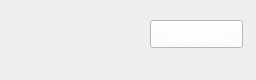
<?xml version="1.0" encoding="UTF-8"?>
<ui version="4.0">
 <class>arrangeitem</class>
 <widget class="QWidget" name="arrangeitem">
  <property name="geometry">
   <rect>
    <x>0</x>
    <y>0</y>
    <width>256</width>
    <height>80</height>
   </rect>
  </property>
  <property name="windowTitle">
   <string>Form</string>
  </property>
  <widget class="QLabel" name="daterangelabel">
   <property name="geometry">
    <rect>
     <x>20</x>
     <y>60</y>
     <width>221</width>
     <height>31</height>
    </rect>
   </property>
   <property name="palette">
    <palette>
     <active>
      <colorrole role="Text">
       <brush brushstyle="SolidPattern">
        <color alpha="255">
         <red>255</red>
         <green>255</green>
         <blue>255</blue>
        </color>
       </brush>
      </colorrole>
     </active>
     <inactive>
      <colorrole role="Text">
       <brush brushstyle="SolidPattern">
        <color alpha="255">
         <red>255</red>
         <green>255</green>
         <blue>255</blue>
        </color>
       </brush>
      </colorrole>
     </inactive>
     <disabled>
      <colorrole role="Text">
       <brush brushstyle="SolidPattern">
        <color alpha="255">
         <red>120</red>
         <green>120</green>
         <blue>120</blue>
        </color>
       </brush>
      </colorrole>
     </disabled>
    </palette>
   </property>
   <property name="font">
    <font>
     <family>方正姚体</family>
     <pointsize>10</pointsize>
    </font>
   </property>
   <property name="text">
    <string/>
   </property>
  </widget>
  <widget class="QLabel" name="roometypelabel">
   <property name="geometry">
    <rect>
     <x>20</x>
     <y>20</y>
     <width>81</width>
     <height>31</height>
    </rect>
   </property>
   <property name="palette">
    <palette>
     <active>
      <colorrole role="Text">
       <brush brushstyle="SolidPattern">
        <color alpha="255">
         <red>255</red>
         <green>255</green>
         <blue>255</blue>
        </color>
       </brush>
      </colorrole>
     </active>
     <inactive>
      <colorrole role="Text">
       <brush brushstyle="SolidPattern">
        <color alpha="255">
         <red>255</red>
         <green>255</green>
         <blue>255</blue>
        </color>
       </brush>
      </colorrole>
     </inactive>
     <disabled>
      <colorrole role="Text">
       <brush brushstyle="SolidPattern">
        <color alpha="255">
         <red>120</red>
         <green>120</green>
         <blue>120</blue>
        </color>
       </brush>
      </colorrole>
     </disabled>
    </palette>
   </property>
   <property name="font">
    <font>
     <family>方正姚体</family>
     <pointsize>12</pointsize>
    </font>
   </property>
   <property name="text">
    <string/>
   </property>
  </widget>
  <widget class="QLabel" name="roomnumlabel">
   <property name="geometry">
    <rect>
     <x>110</x>
     <y>20</y>
     <width>81</width>
     <height>31</height>
    </rect>
   </property>
   <property name="palette">
    <palette>
     <active>
      <colorrole role="Text">
       <brush brushstyle="SolidPattern">
        <color alpha="255">
         <red>255</red>
         <green>255</green>
         <blue>255</blue>
        </color>
       </brush>
      </colorrole>
     </active>
     <inactive>
      <colorrole role="Text">
       <brush brushstyle="SolidPattern">
        <color alpha="255">
         <red>255</red>
         <green>255</green>
         <blue>255</blue>
        </color>
       </brush>
      </colorrole>
     </inactive>
     <disabled>
      <colorrole role="Text">
       <brush brushstyle="SolidPattern">
        <color alpha="255">
         <red>120</red>
         <green>120</green>
         <blue>120</blue>
        </color>
       </brush>
      </colorrole>
     </disabled>
    </palette>
   </property>
   <property name="font">
    <font>
     <family>方正姚体</family>
     <pointsize>12</pointsize>
    </font>
   </property>
   <property name="text">
    <string/>
   </property>
  </widget>
  <widget class="QPushButton" name="pushButton">
   <property name="geometry">
    <rect>
     <x>150</x>
     <y>20</y>
     <width>93</width>
     <height>28</height>
    </rect>
   </property>
   <property name="palette">
    <palette>
     <active>
      <colorrole role="WindowText">
       <brush brushstyle="SolidPattern">
        <color alpha="255">
         <red>0</red>
         <green>0</green>
         <blue>0</blue>
        </color>
       </brush>
      </colorrole>
      <colorrole role="Button">
       <brush brushstyle="SolidPattern">
        <color alpha="255">
         <red>255</red>
         <green>255</green>
         <blue>255</blue>
        </color>
       </brush>
      </colorrole>
      <colorrole role="Light">
       <brush brushstyle="SolidPattern">
        <color alpha="255">
         <red>255</red>
         <green>255</green>
         <blue>255</blue>
        </color>
       </brush>
      </colorrole>
      <colorrole role="Midlight">
       <brush brushstyle="SolidPattern">
        <color alpha="255">
         <red>255</red>
         <green>255</green>
         <blue>255</blue>
        </color>
       </brush>
      </colorrole>
      <colorrole role="Dark">
       <brush brushstyle="SolidPattern">
        <color alpha="255">
         <red>127</red>
         <green>127</green>
         <blue>127</blue>
        </color>
       </brush>
      </colorrole>
      <colorrole role="Mid">
       <brush brushstyle="SolidPattern">
        <color alpha="255">
         <red>170</red>
         <green>170</green>
         <blue>170</blue>
        </color>
       </brush>
      </colorrole>
      <colorrole role="Text">
       <brush brushstyle="SolidPattern">
        <color alpha="255">
         <red>0</red>
         <green>0</green>
         <blue>0</blue>
        </color>
       </brush>
      </colorrole>
      <colorrole role="BrightText">
       <brush brushstyle="SolidPattern">
        <color alpha="255">
         <red>255</red>
         <green>255</green>
         <blue>255</blue>
        </color>
       </brush>
      </colorrole>
      <colorrole role="ButtonText">
       <brush brushstyle="SolidPattern">
        <color alpha="255">
         <red>255</red>
         <green>255</green>
         <blue>255</blue>
        </color>
       </brush>
      </colorrole>
      <colorrole role="Base">
       <brush brushstyle="SolidPattern">
        <color alpha="255">
         <red>255</red>
         <green>255</green>
         <blue>255</blue>
        </color>
       </brush>
      </colorrole>
      <colorrole role="Window">
       <brush brushstyle="SolidPattern">
        <color alpha="255">
         <red>255</red>
         <green>255</green>
         <blue>255</blue>
        </color>
       </brush>
      </colorrole>
      <colorrole role="Shadow">
       <brush brushstyle="SolidPattern">
        <color alpha="255">
         <red>0</red>
         <green>0</green>
         <blue>0</blue>
        </color>
       </brush>
      </colorrole>
      <colorrole role="AlternateBase">
       <brush brushstyle="SolidPattern">
        <color alpha="255">
         <red>255</red>
         <green>255</green>
         <blue>255</blue>
        </color>
       </brush>
      </colorrole>
      <colorrole role="ToolTipBase">
       <brush brushstyle="SolidPattern">
        <color alpha="255">
         <red>255</red>
         <green>255</green>
         <blue>220</blue>
        </color>
       </brush>
      </colorrole>
      <colorrole role="ToolTipText">
       <brush brushstyle="SolidPattern">
        <color alpha="255">
         <red>0</red>
         <green>0</green>
         <blue>0</blue>
        </color>
       </brush>
      </colorrole>
     </active>
     <inactive>
      <colorrole role="WindowText">
       <brush brushstyle="SolidPattern">
        <color alpha="255">
         <red>0</red>
         <green>0</green>
         <blue>0</blue>
        </color>
       </brush>
      </colorrole>
      <colorrole role="Button">
       <brush brushstyle="SolidPattern">
        <color alpha="255">
         <red>255</red>
         <green>255</green>
         <blue>255</blue>
        </color>
       </brush>
      </colorrole>
      <colorrole role="Light">
       <brush brushstyle="SolidPattern">
        <color alpha="255">
         <red>255</red>
         <green>255</green>
         <blue>255</blue>
        </color>
       </brush>
      </colorrole>
      <colorrole role="Midlight">
       <brush brushstyle="SolidPattern">
        <color alpha="255">
         <red>255</red>
         <green>255</green>
         <blue>255</blue>
        </color>
       </brush>
      </colorrole>
      <colorrole role="Dark">
       <brush brushstyle="SolidPattern">
        <color alpha="255">
         <red>127</red>
         <green>127</green>
         <blue>127</blue>
        </color>
       </brush>
      </colorrole>
      <colorrole role="Mid">
       <brush brushstyle="SolidPattern">
        <color alpha="255">
         <red>170</red>
         <green>170</green>
         <blue>170</blue>
        </color>
       </brush>
      </colorrole>
      <colorrole role="Text">
       <brush brushstyle="SolidPattern">
        <color alpha="255">
         <red>0</red>
         <green>0</green>
         <blue>0</blue>
        </color>
       </brush>
      </colorrole>
      <colorrole role="BrightText">
       <brush brushstyle="SolidPattern">
        <color alpha="255">
         <red>255</red>
         <green>255</green>
         <blue>255</blue>
        </color>
       </brush>
      </colorrole>
      <colorrole role="ButtonText">
       <brush brushstyle="SolidPattern">
        <color alpha="255">
         <red>255</red>
         <green>255</green>
         <blue>255</blue>
        </color>
       </brush>
      </colorrole>
      <colorrole role="Base">
       <brush brushstyle="SolidPattern">
        <color alpha="255">
         <red>255</red>
         <green>255</green>
         <blue>255</blue>
        </color>
       </brush>
      </colorrole>
      <colorrole role="Window">
       <brush brushstyle="SolidPattern">
        <color alpha="255">
         <red>255</red>
         <green>255</green>
         <blue>255</blue>
        </color>
       </brush>
      </colorrole>
      <colorrole role="Shadow">
       <brush brushstyle="SolidPattern">
        <color alpha="255">
         <red>0</red>
         <green>0</green>
         <blue>0</blue>
        </color>
       </brush>
      </colorrole>
      <colorrole role="AlternateBase">
       <brush brushstyle="SolidPattern">
        <color alpha="255">
         <red>255</red>
         <green>255</green>
         <blue>255</blue>
        </color>
       </brush>
      </colorrole>
      <colorrole role="ToolTipBase">
       <brush brushstyle="SolidPattern">
        <color alpha="255">
         <red>255</red>
         <green>255</green>
         <blue>220</blue>
        </color>
       </brush>
      </colorrole>
      <colorrole role="ToolTipText">
       <brush brushstyle="SolidPattern">
        <color alpha="255">
         <red>0</red>
         <green>0</green>
         <blue>0</blue>
        </color>
       </brush>
      </colorrole>
     </inactive>
     <disabled>
      <colorrole role="WindowText">
       <brush brushstyle="SolidPattern">
        <color alpha="255">
         <red>127</red>
         <green>127</green>
         <blue>127</blue>
        </color>
       </brush>
      </colorrole>
      <colorrole role="Button">
       <brush brushstyle="SolidPattern">
        <color alpha="255">
         <red>255</red>
         <green>255</green>
         <blue>255</blue>
        </color>
       </brush>
      </colorrole>
      <colorrole role="Light">
       <brush brushstyle="SolidPattern">
        <color alpha="255">
         <red>255</red>
         <green>255</green>
         <blue>255</blue>
        </color>
       </brush>
      </colorrole>
      <colorrole role="Midlight">
       <brush brushstyle="SolidPattern">
        <color alpha="255">
         <red>255</red>
         <green>255</green>
         <blue>255</blue>
        </color>
       </brush>
      </colorrole>
      <colorrole role="Dark">
       <brush brushstyle="SolidPattern">
        <color alpha="255">
         <red>127</red>
         <green>127</green>
         <blue>127</blue>
        </color>
       </brush>
      </colorrole>
      <colorrole role="Mid">
       <brush brushstyle="SolidPattern">
        <color alpha="255">
         <red>170</red>
         <green>170</green>
         <blue>170</blue>
        </color>
       </brush>
      </colorrole>
      <colorrole role="Text">
       <brush brushstyle="SolidPattern">
        <color alpha="255">
         <red>127</red>
         <green>127</green>
         <blue>127</blue>
        </color>
       </brush>
      </colorrole>
      <colorrole role="BrightText">
       <brush brushstyle="SolidPattern">
        <color alpha="255">
         <red>255</red>
         <green>255</green>
         <blue>255</blue>
        </color>
       </brush>
      </colorrole>
      <colorrole role="ButtonText">
       <brush brushstyle="SolidPattern">
        <color alpha="255">
         <red>127</red>
         <green>127</green>
         <blue>127</blue>
        </color>
       </brush>
      </colorrole>
      <colorrole role="Base">
       <brush brushstyle="SolidPattern">
        <color alpha="255">
         <red>255</red>
         <green>255</green>
         <blue>255</blue>
        </color>
       </brush>
      </colorrole>
      <colorrole role="Window">
       <brush brushstyle="SolidPattern">
        <color alpha="255">
         <red>255</red>
         <green>255</green>
         <blue>255</blue>
        </color>
       </brush>
      </colorrole>
      <colorrole role="Shadow">
       <brush brushstyle="SolidPattern">
        <color alpha="255">
         <red>0</red>
         <green>0</green>
         <blue>0</blue>
        </color>
       </brush>
      </colorrole>
      <colorrole role="AlternateBase">
       <brush brushstyle="SolidPattern">
        <color alpha="255">
         <red>255</red>
         <green>255</green>
         <blue>255</blue>
        </color>
       </brush>
      </colorrole>
      <colorrole role="ToolTipBase">
       <brush brushstyle="SolidPattern">
        <color alpha="255">
         <red>255</red>
         <green>255</green>
         <blue>220</blue>
        </color>
       </brush>
      </colorrole>
      <colorrole role="ToolTipText">
       <brush brushstyle="SolidPattern">
        <color alpha="255">
         <red>0</red>
         <green>0</green>
         <blue>0</blue>
        </color>
       </brush>
      </colorrole>
     </disabled>
    </palette>
   </property>
   <property name="font">
    <font>
     <family>方正姚体</family>
     <pointsize>11</pointsize>
     <weight>50</weight>
     <italic>false</italic>
     <bold>false</bold>
    </font>
   </property>
   <property name="text">
    <string>取消预约</string>
   </property>
  </widget>
 </widget>
 <resources/>
 <connections/>
</ui>
